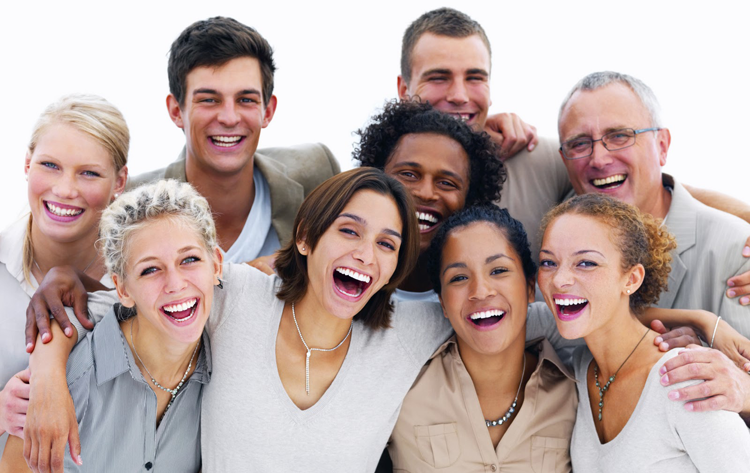
#> input picture Computer Vision Workshop IEEE/data/image.png, 750 x 473 px
$ jupyter execute TemplateMatch.ipynb
#> lines starting #> are read from the running program, lines starting #| are printed output that depends on the picture
[cell 1]
import cv2
import numpy as np
import matplotlib.pyplot as plt

[cell 2]
image = cv2.imread('data/image.png')
#> image is the input picture: shape (473, 750, 3); mean B, G, R 164.7, 169, 188
image = cv2.cvtColor(image, cv2.COLOR_BGR2RGB)

[cell 3]
plt.imshow(image)

[cell 4]
gray_image = cv2.imread('data/image.png',0)
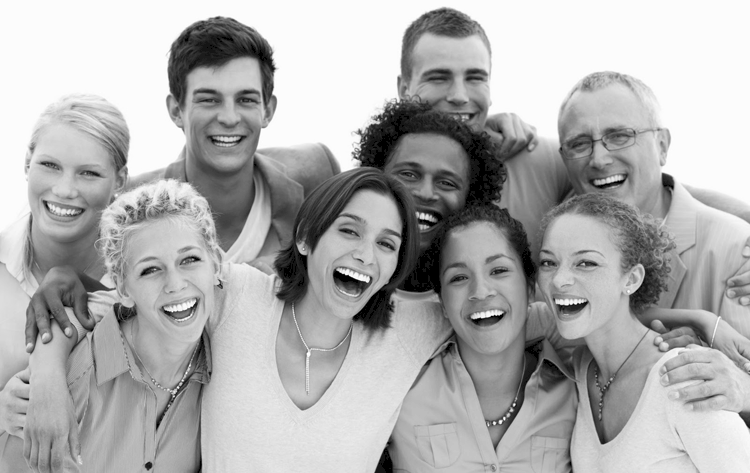
#> gray_image: shape (473, 750); min 0, max 255, mean 175.1
plt.imshow(gray_image,cmap="gray")

[cell 5]
person = cv2.imread('data/person.png')
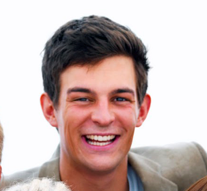
#> input picture Computer Vision Workshop IEEE/data/person.png, 207 x 191 px
#> person is the input picture: shape (191, 207, 3); mean B, G, R 178.8, 181.2, 199.9
person = cv2.cvtColor(person, cv2.COLOR_BGR2RGB)

[cell 6]
plt.imshow(person)

[cell 7]
gray_person = cv2.imread('data/person.png',0)
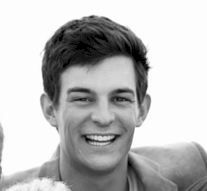
#> gray_person: shape (191, 207); min 0, max 255, mean 187.8
plt.imshow(gray_person,cmap="gray")

[cell 8]
result = cv2.matchTemplate(gray_image, gray_person, cv2.TM_CCOEFF)
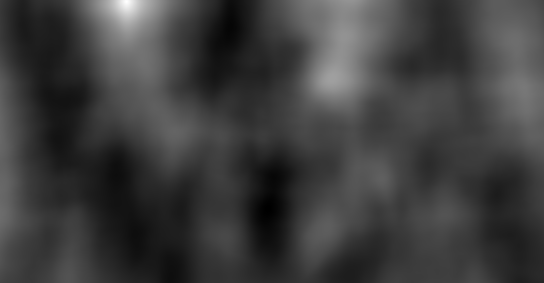
#> result: shape (283, 544) float32; min -68703248, max 225118192, mean 2914475.5; drawn with min black and max white
min_val, max_val, min_loc, max_loc = cv2.minMaxLoc(result)
#> min_val = -68703248; max_val = 225118192; min_loc = (267, 208); max_loc = (126, 1)

[cell 9]
top_left = max_loc
#> top_left = (126, 1)
bottom_right = (top_left[0] + 200, top_left[1] + 200)
#> bottom_right = (326, 201)
cv2.rectangle(image, top_left, bottom_right, (0,0,255), 5)
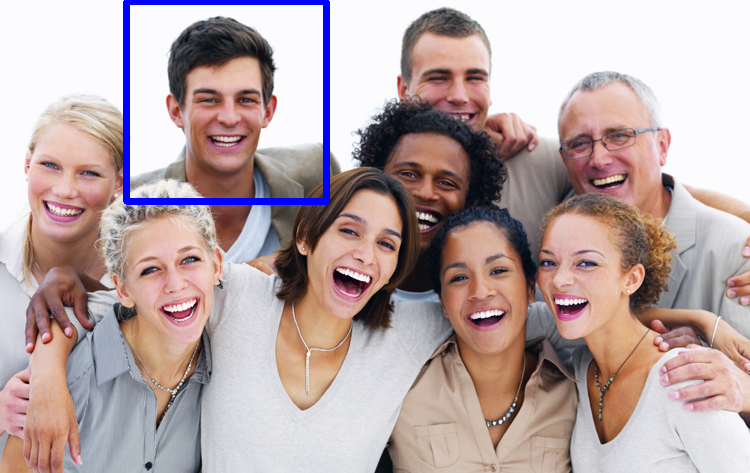
#> image: shape (473, 750, 3); mean R, G, B 185, 166.1, 165.6
plt.imshow(image)
